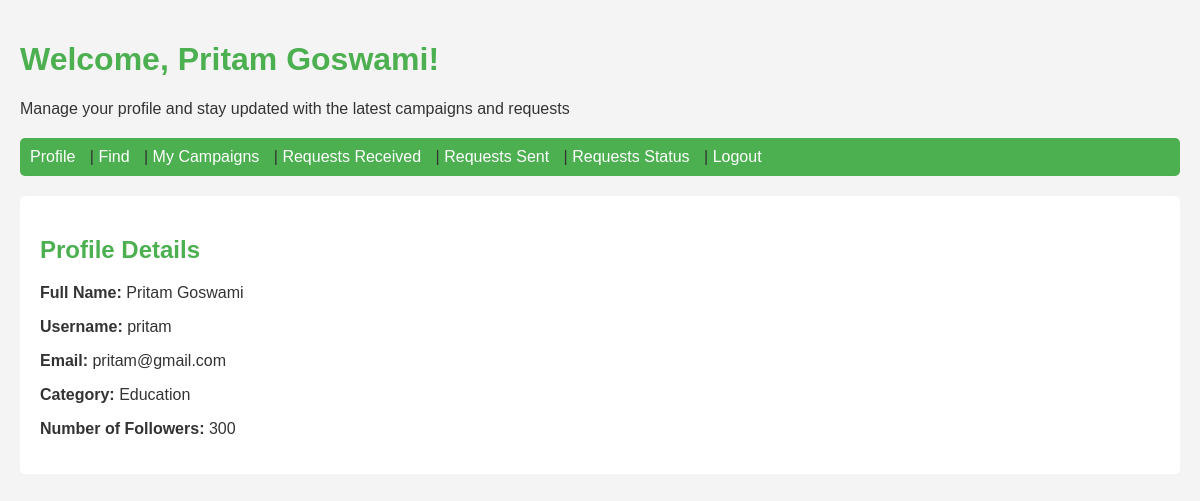
Page /inf_dashboard (signed in) on the committed database.
### backend/models.py (models this page shows)
class inf_info(db.Model):
    __tablename__="inf_info"
    inf_id=db.Column(db.Integer, primary_key=True)
    email=db.Column(db.String, nullable=False)
    full_name=db.Column(db.String, nullable=False)
    user_name=db.Column(db.String, unique=True, nullable=False)
    category=db.Column(db.String, nullable=False)
    niche=db.Column(db.String, nullable=False)
    no_of_followers=db.Column(db.Integer, nullable=False)
    password=db.Column(db.String, nullable=False)
    inf_flag_status=db.Column(db.String, default="Unflagged")
    adrequests=db.relationship('adreq', backref='influencer', lazy=True)

### backend/controllers.py (the view)
@app.route("/inf_dashboard", methods=['GET'])
def inf_dashboard():
    user_name=session.get("user_name")
    influencer=inf_info.query.filter_by(user_name=user_name).first()
    if not influencer:
        return redirect(url_for("inf_login"))
    return render_template("inf_dashboard.html", influencer=influencer)

### templates/inf_dashboard.html (shortened to what this page needs)
<!DOCTYPE html>
<html lang="en">
<head>
</head>
<body>
    <header>
        <h1>Welcome, {{ influencer.full_name }}!</h1>
        <p>Manage your profile and stay updated with the latest campaigns and requests</p>
    </header>
    <nav>
        <a href="/inf_prof">Profile</a> |
        <a href="/inf_find">Find</a> |
        <a href="/inf_camp">My Campaigns</a> |
        <a href="/inf_rec">Requests Received</a> |
        <a href="/inf_sent">Requests Sent</a> |
        <a href="/inf_accepted_or_rejected">Requests Status</a> |
        <a href="/">Logout</a>
    </nav>
    <div id="content">
        <h2>Profile Details</h2>
        <p><strong>Full Name:</strong> {{ influencer.full_name }}</p>
        <p><strong>Username:</strong> {{ influencer.user_name }}</p>
        <p><strong>Email:</strong> {{ influencer.email }}</p>
        <p><strong>Category:</strong> {{ influencer.category }}</p>
        <p><strong>Number of Followers:</strong> {{ influencer.no_of_followers }}</p>
    </div>
</body>
</html>

### templates/inf_dashboard.html (style rules this page uses)
body { font-family: Arial, sans-serif; background-color: #f4f4f4; color: #333; padding: 20px; margin: 0; }
header { margin-bottom: 20px; }
nav { margin-bottom: 20px; background-color: #4CAF50; padding: 10px; border-radius: 5px; }
nav a { color: #fff; text-decoration: none; margin-right: 10px; }
#content { background-color: #fff; padding: 20px; border-radius: 5px; }
h1 { color: #4CAF50; }
h2 { color: #4CAF50; }

### rows in the picture
inf_info: full_name "Pritam Goswami", user_name "pritam", email "pritam@gmail.com", category "Education", no_of_followers "300"
